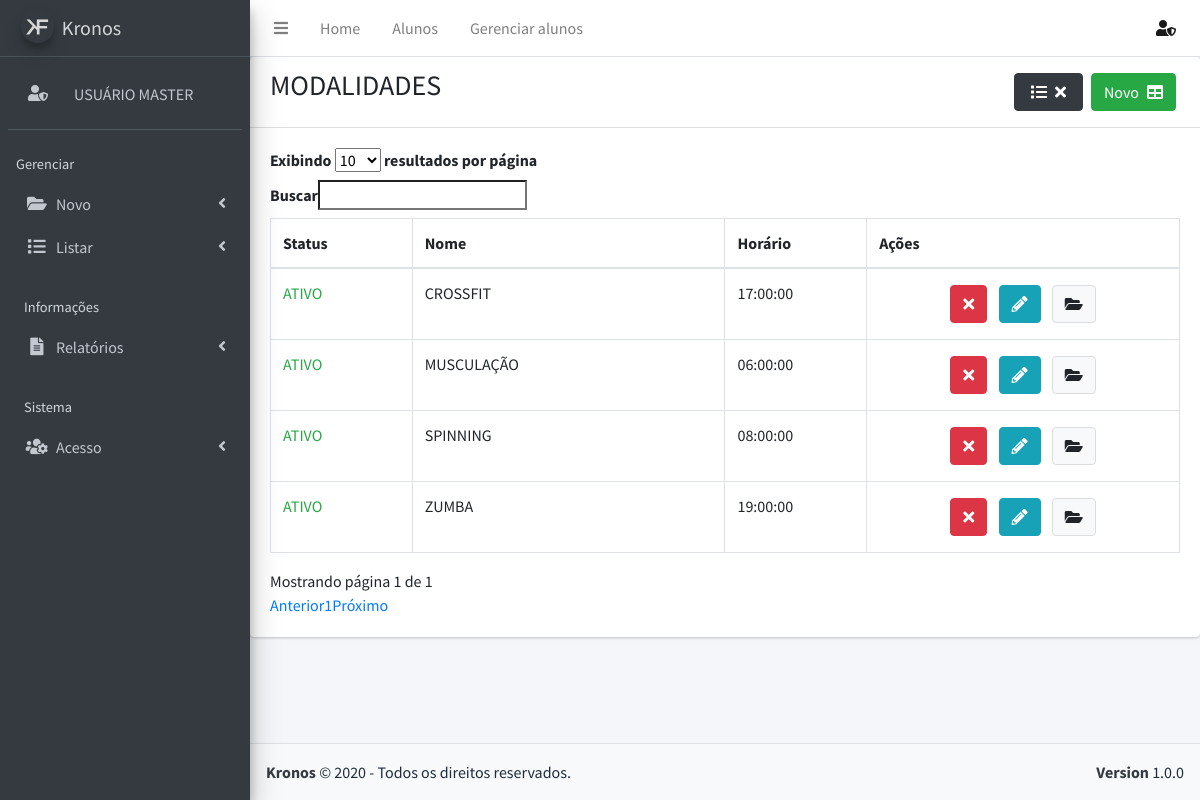
Screenshot of /listar/modalidade (signed in) with the database file from the repository.
### tables this page shows
CREATE TABLE `modalidade` (
  `codigo_modalidade` int(11) NOT NULL,
  `Horario_codigo_horario` int(11) NOT NULL,
  `nome_modalidade` varchar(50) NOT NULL,
  `status` int(11) NOT NULL,
  `descricao` text DEFAULT NULL
);

CREATE TABLE `horario` (
  `codigo_horario` int(11) NOT NULL,
  `periodo` varchar(30) NOT NULL,
  `horario_treino` time NOT NULL,
  `limite` int(11) DEFAULT NULL
);

### config/funcoes.php (called while the page is built, shortened)
    <?php
function caracter($str) {
    $str = preg_replace('/[áàãâä]/ui', 'a', $str);
    $str = preg_replace('/[éèêë]/ui', 'e', $str);
    $str = preg_replace('/[íìîï]/ui', 'i', $str);
    $str = preg_replace('/[óòõôö]/ui', 'o', $str);
    $str = preg_replace('/[úùûü]/ui', 'u', $str);
    $str = preg_replace('/[ç]/ui', 'c', $str);
    $str = preg_replace('/[^a-z0-9]/i', '_', $str);
    $str = preg_replace('/_+/', '_', $str);
    return $str;
}

### listar/modalidade.php (the view, shortened to what this page needs)
<?php
    include "config/funcoes.php";
?>
<div class="content-wrapper">
    <div class="card">
        <div class="card-header">
        <div class="row">
                <div class="col">
                    <h3 class="text-uppercase">Modalidades</h3>
                </div>
                <div class="col">
                    <a  href="cadastros/modalidade" class="btn btn-success float-right m-1">Novo<i class="ml-2 fas fa-table"></i></a>
                    <a  href="listar/modalidade-inativo" class="btn btn-dark float-right m-1"><i class="m-1 fas fa-list"></i><i class="m-1 fas fa-times"></i></a>
                </div>
            </div>
        </div>
        <div class="card-body">
            <table class="table table-bordered table-hover">
                <thead>
                    <tr>
                        <th width="10%">Status</th>
                        <th width="20%">Nome</th>
                        <th width="10%">Horário</th>
                        <th width="20%">Ações</th>
                    </tr>
                </thead>
                <tbody>
                <?php
					$sql = "SELECT m.*, h.*
                    FROM Modalidade m
                    INNER JOIN Horario h on m.Horario_codigo_horario = h.codigo_horario
                    WHERE status = 1
                    ORDER BY nome_modalidade";
                    $consulta = $pdo->prepare($sql);
                    $consulta->execute();
                    while ( $linha = $consulta->fetch(PDO::FETCH_OBJ))
                    {
                    $codigo_modalidade 	= $linha->codigo_modalidade;
                    $nome_modalidade 	= $linha->nome_modalidade;
                    $descricao = $linha->descricao;
                    $horario = $linha->horario_treino;
                    $periodo = $linha->periodo;
                    $modal = caracter($nome_modalidade);
                    $codigo = base64_encode($codigo_modalidade);
                    $status = "<p class='text-success'>Ativo</p>";
                    if($periodo == "1") {
                        $periodo = "Matutino";
                    } else if ($periodo == "2") {
                        $periodo = "Diurno";
                    } else if ($periodo == "3") {
                        $periodo = "Vespertino";
                    } else if ($periodo == "4") {
                        $periodo = "Noturno";
                    }
                    echo "
                        <tr>
                            <td class='text-uppercase'>$status</td>
                            <td class='text-uppercase'>$nome_modalidade</td>
                            <td>$horario</td>
                            <td class='text-center'>
                            <a href='javascript:inativar($codigo_modalidade)' class='btn btn-danger m-1'><i class='fas fa-times'></i></a>
                            <a href='cadastros/modalidade/$codigo' class='btn btn-info m-1'><i class='fas fa-pencil-alt'></i></a>
                            <a class='btn btn-default m-1' data-toggle='modal' data-target='#$modal'>
                                <i class='fas fa-folder-open'></i>
                            </a>
                            </td>
                        </tr>
                    <div class='modal' id='$modal' aria-hidden='true' style='display: none;'>
                                    <h4 class='modal-title'>$nome_modalidade</h4>
                                        <div class='form-control'>$periodo</div>
                                        <textarea class='form-control' rows='5' readonly>$descricao </textarea>
                    </div>
                            ";
                        }
                    ?>
                </tbody>
            </table>
        </div>
    </div>
</div>

### rows the page displays
modalidade: nome_modalidade "CROSSFIT", Horario_codigo_horario.horario_treino "17:00:00"
modalidade: nome_modalidade "MUSCULAÇÃO", Horario_codigo_horario.horario_treino "06:00:00"
modalidade: nome_modalidade "SPINNING", Horario_codigo_horario.horario_treino "08:00:00"
modalidade: nome_modalidade "ZUMBA", Horario_codigo_horario.horario_treino "19:00:00"

### other values shown
$_SESSION["user"]["nome"] "USUÁRIO MASTER"
